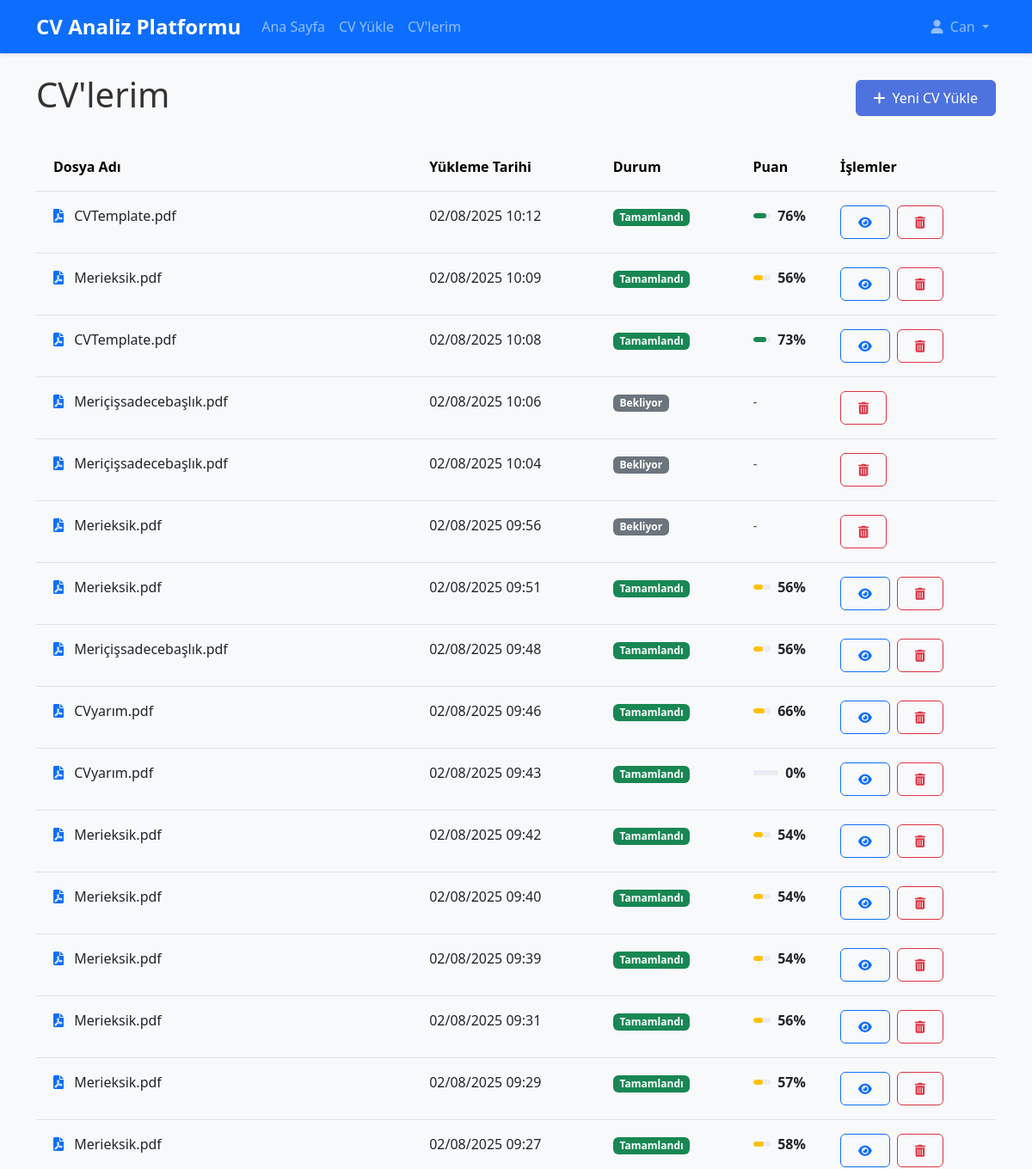
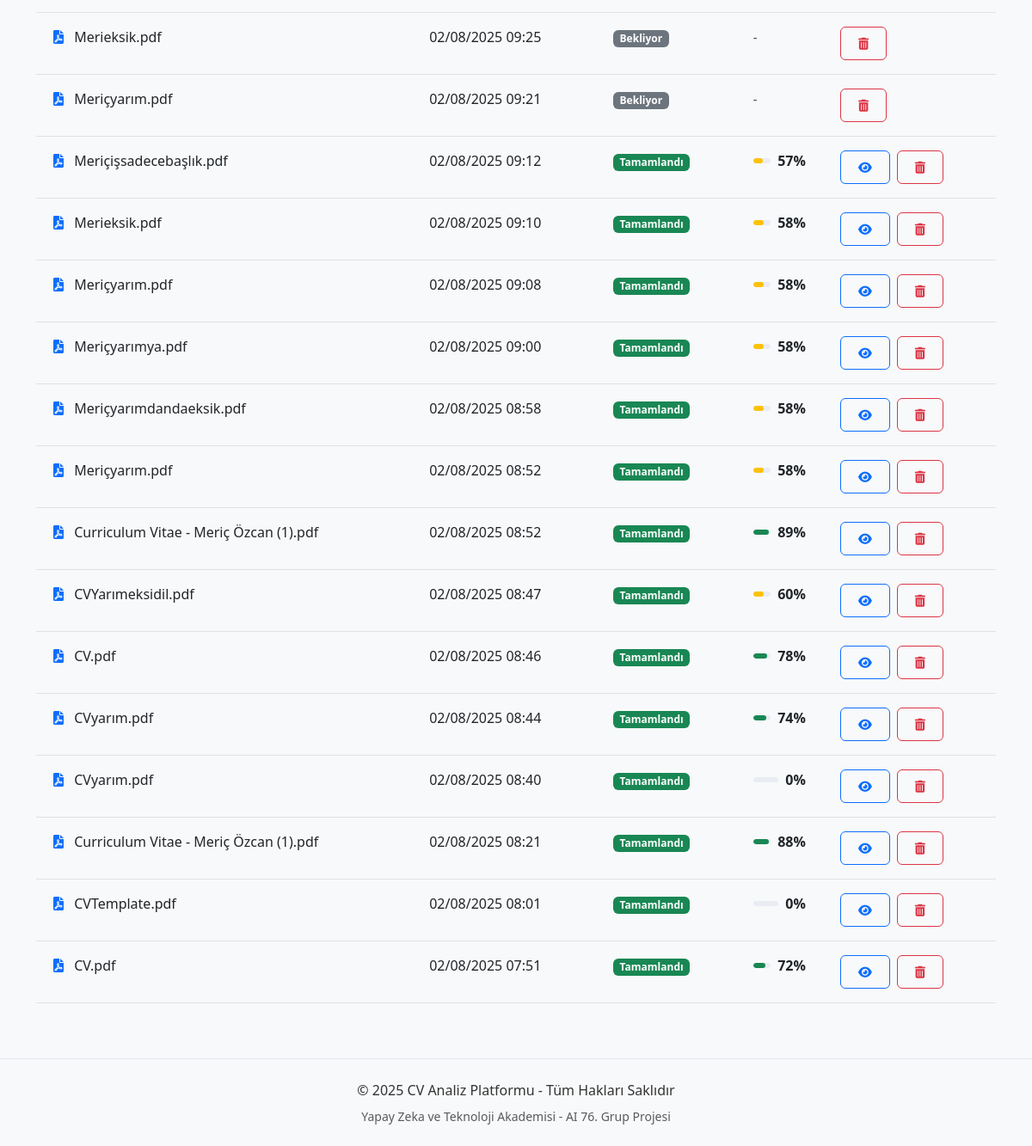
Screenshot of /my_cvs (signed in) with the database file from the repository (2 pictures, top to bottom).
### app/models.py (models this page shows, shortened)
class User(db.Model, UserMixin):
    id = db.Column(db.Integer, primary_key=True)
    email = db.Column(db.String(150), unique=True, nullable=False)
    password = db.Column(db.String(150), nullable=False)
    first_name = db.Column(db.String(150), nullable=False)
    last_name = db.Column(db.String(150), nullable=False)
    cvs = db.relationship('CV', backref='owner', lazy=True)
    date_created = db.Column(db.DateTime, default=datetime.utcnow)

class AnalysisMixin:
    def get_analysis(self):
        return json.loads(self.analysis_data) if self.analysis_data else {}
    def set_analysis(self, data):
        self.analysis_data = json.dumps(data, ensure_ascii=False) if data else None

class CV(db.Model, AnalysisMixin):
    __tablename__ = 'cvs'
    id = db.Column(db.Integer, primary_key=True)
    original_filename = db.Column(db.String(255), nullable=False)
    stored_filename = db.Column(db.String(255), nullable=False)
    upload_date = db.Column(db.DateTime, default=datetime.utcnow)
    analysis_data = db.Column(JSON, nullable=True)  # Ham analiz verileri
    overall_score = db.Column(db.Float, nullable=True)  # Genel puan (0-100)
    section_scores = db.Column(JSON, nullable=True)  # Bölümlere göre puanlar
    status = db.Column(db.String(20), default='pending',
                      nullable=False)  # pending, processing, completed, failed
    user_id = db.Column(db.Integer, db.ForeignKey('user.id'), nullable=False)
    created_at = db.Column(db.DateTime, default=datetime.utcnow)
    updated_at = db.Column(db.DateTime, default=datetime.utcnow, onupdate=datetime.utcnow)

### app/views.py (the view)
@views.route('/my_cvs')
@login_required
def my_cvs():
    cvs = CV.query.filter_by(user_id=current_user.id).order_by(CV.upload_date.desc()).all()
    return render_template('my_cvs.html', cvs=cvs)

### app/__init__.py (called while the page is built)
@login_manager.user_loader
def load_user(user_id):
    from .models import User
    return User.query.get(int(user_id))

### app/templates/my_cvs.html (shortened to what this page needs)
{% extends "base.html" %}
{% block content %}
<div class="d-flex justify-content-between align-items-center mb-4">
    <h1>CV'lerim</h1>
    <a href="{{ url_for('views.upload_cv') }}" class="btn btn-primary">
        <i class="fas fa-plus me-2"></i>Yeni CV Yükle
    </a>
</div>
{% if cvs %}
    <div class="table-responsive">
        <table class="table table-hover">
            <thead class="table-light">
                <tr>
                    <th>Dosya Adı</th>
                    <th>Yükleme Tarihi</th>
                    <th>Durum</th>
                    <th>Puan</th>
                    <th>İşlemler</th>
                </tr>
            </thead>
            <tbody>
                {% for cv in cvs %}
                <tr>
                    <td>
                        <i class="fas fa-file-{{ 'pdf' if cv.original_filename.endswith('.pdf') else 'word' }} text-primary me-2"></i>
                        {{ cv.original_filename }}
                    </td>
                    <td>{{ cv.upload_date.strftime('%d/%m/%Y %H:%M') }}</td>
                    <td>
                        <span class="badge bg-{{ 'success' if cv.status == 'completed' else 'secondary' }}">
                            {{ 'Tamamlandı' if cv.status == 'completed' else 'Bekliyor' }}
                        </span>
                    </td>
                    <td>
                        {% if cv.status == 'completed' and cv.overall_score is not none %}
                        <div class="d-flex align-items-center">
                            {% set score_percent = (cv.overall_score)|round|int %}
                            {% if cv.overall_score >= 70 %}
                                {% set bar_class = 'bg-success' %}
                            {% elif cv.overall_score >= 50 %}
                                {% set bar_class = 'bg-warning' %}
                            {% else %}
                                {% set bar_class = 'bg-danger' %}
                            {% endif %}
                            <div class="progress flex-grow-1 me-2" style="height:6px">
                                <div class="progress-bar {{ bar_class }}"
                                     data-width="{{ score_percent }}"
                                     role="progressbar">
                                </div>
                            </div>
                            <span class="fw-bold">{{ score_percent }}%</span>
                        </div>
                        {% else %}
                        <span class="text-muted">-</span>
                        {% endif %}
                    </td>
                    <td>
                        {% if cv.status == 'completed' %}
                        <a href="{{ url_for('views.cv_results', cv_id=cv.id) }}" class="btn btn-sm btn-outline-primary me-1" title="Görüntüle">
                            <i class="fas fa-eye"></i>
                        </a>
                        {% endif %}
                        <button class="btn btn-sm btn-outline-danger" title="Sil" data-bs-toggle="modal" data-bs-target="#deleteModal{{ cv.id }}">
                            <i class="fas fa-trash-alt"></i>
                        </button>
                    </td>
                </tr>
                {% endfor %}
            </tbody>
        </table>
    </div>
{% endif %}
{% endblock %}

### app/templates/base.html (shortened to what this page needs)
<!DOCTYPE html>
<html lang="tr">
<head>
    <link href="https://cdn.jsdelivr.net/npm/bootstrap@5.3.0/dist/css/bootstrap.min.css" rel="stylesheet">
    <link rel="stylesheet" href="https://cdnjs.cloudflare.com/ajax/libs/font-awesome/6.0.0/css/all.min.css">
    <link rel="stylesheet" href="{{ url_for('static', filename='css/style.css') }}">
</head>
<body>
    <nav class="navbar navbar-expand-lg navbar-dark bg-primary">
        <div class="container">
            <a class="navbar-brand" href="{{ url_for('views.home') }}">CV Analiz Platformu</a>
            <div class="collapse navbar-collapse" id="navbarNav">
                <ul class="navbar-nav me-auto">
                    <li class="nav-item">
                        <a class="nav-link" href="{{ url_for('views.home') }}">Ana Sayfa</a>
                    </li>
                    {% if current_user.is_authenticated %}
                    <li class="nav-item">
                        <a class="nav-link" href="{{ url_for('views.upload_cv') }}">CV Yükle</a>
                    </li>
                    <li class="nav-item">
                        <a class="nav-link" href="{{ url_for('views.my_cvs') }}">CV'lerim</a>
                    </li>
                    {% endif %}
                </ul>
                <ul class="navbar-nav">
                    {% if current_user.is_authenticated %}
                    <li class="nav-item dropdown">
                        <a class="nav-link dropdown-toggle" href="#" id="navbarDropdown" role="button" data-bs-toggle="dropdown">
                            <i class="fas fa-user me-1"></i> {{ current_user.first_name }}
                        </a>
                    </li>
                    {% endif %}
                </ul>
            </div>
        </div>
    </nav>
    <main class="container my-4">
        {% block content %}{% endblock %}
    </main>
    <footer class="bg-light py-4 mt-5">
        <div class="container text-center">
            <p class="mb-2">© 2025 CV Analiz Platformu - Tüm Hakları Saklıdır</p>
            <p class="mb-0 text-muted small">Yapay Zeka ve Teknoloji Akademisi - AI 76. Grup Projesi</p>
        </div>
    </footer>
</body>
</html>

### app/static/css/style.css (style rules this page uses)
body { font-family: 'Segoe UI', Tahoma, Geneva, Verdana, sans-serif; color: #333; background-color: #f8f9fa; }
.navbar { box-shadow: 0 2px 4px rgba(0, 0, 0, 0.1); }
.navbar-brand { font-weight: 700; font-size: 1.5rem; }
.btn { padding: 0.5rem 1.25rem; border-radius: 6px; font-weight: 500; transition: all 0.3s ease; }
.btn-primary { background-color: #4e73df; border-color: #4e73df; }
.animate-fade-in { animation: fadeIn 0.5s ease-out forwards; }
.progress { height: 0.5rem; border-radius: 10px; background-color: #eaecf4; }
.progress-bar { border-radius: 10px; }
.table { --bs-table-bg: transparent; --bs-table-striped-bg: #f8f9fc; --bs-table-hover-bg: #f1f3f9; }
.table > :not(caption) > * > * { padding: 1rem 1.25rem; }
footer { margin-top: 3rem; padding: 2rem 0; background-color: #f8f9fc; border-top: 1px solid #e3e6f0; }

### rows the page displays
User: first_name "Can"
CV: original_filename "CVTemplate.pdf", upload_date "02/08/2025 10:12", status "Tamamlandı", score_percent "76"
CV: original_filename "Merieksik.pdf", upload_date "02/08/2025 10:09", status "Tamamlandı", score_percent "56"
CV: original_filename "CVTemplate.pdf", upload_date "02/08/2025 10:08", status "Tamamlandı", score_percent "73"
CV: original_filename "Meriçişsadecebaşlık.pdf", upload_date "02/08/2025 10:06", status "Bekliyor"
CV: original_filename "Meriçişsadecebaşlık.pdf", upload_date "02/08/2025 10:04", status "Bekliyor"
CV: original_filename "Merieksik.pdf", upload_date "02/08/2025 09:56", status "Bekliyor"
CV: original_filename "Merieksik.pdf", upload_date "02/08/2025 09:51", status "Tamamlandı", score_percent "56"
CV: original_filename "Meriçişsadecebaşlık.pdf", upload_date "02/08/2025 09:48", status "Tamamlandı", score_percent "56"
CV: original_filename "CVyarım.pdf", upload_date "02/08/2025 09:46", status "Tamamlandı", score_percent "66"
CV: original_filename "CVyarım.pdf", upload_date "02/08/2025 09:43", status "Tamamlandı", score_percent "0"
CV: original_filename "Merieksik.pdf", upload_date "02/08/2025 09:42", status "Tamamlandı", score_percent "54"
CV: original_filename "Merieksik.pdf", upload_date "02/08/2025 09:40", status "Tamamlandı", score_percent "54"
CV: original_filename "Merieksik.pdf", upload_date "02/08/2025 09:39", status "Tamamlandı", score_percent "54"
CV: original_filename "Merieksik.pdf", upload_date "02/08/2025 09:31", status "Tamamlandı", score_percent "56"
CV: original_filename "Merieksik.pdf", upload_date "02/08/2025 09:29", status "Tamamlandı", score_percent "57"
CV: original_filename "Merieksik.pdf", upload_date "02/08/2025 09:27", status "Tamamlandı", score_percent "58"
CV: original_filename "Merieksik.pdf", upload_date "02/08/2025 09:25", status "Bekliyor"
CV: original_filename "Meriçyarım.pdf", upload_date "02/08/2025 09:21", status "Bekliyor"
CV: original_filename "Meriçişsadecebaşlık.pdf", upload_date "02/08/2025 09:12", status "Tamamlandı", score_percent "57"
CV: original_filename "Merieksik.pdf", upload_date "02/08/2025 09:10", status "Tamamlandı", score_percent "58"
CV: original_filename "Meriçyarım.pdf", upload_date "02/08/2025 09:08", status "Tamamlandı", score_percent "58"
CV: original_filename "Meriçyarımya.pdf", upload_date "02/08/2025 09:00", status "Tamamlandı", score_percent "58"
CV: original_filename "Meriçyarımdandaeksik.pdf", upload_date "02/08/2025 08:58", status "Tamamlandı", score_percent "58"
CV: original_filename "Meriçyarım.pdf", upload_date "02/08/2025 08:52", status "Tamamlandı", score_percent "58"
CV: original_filename "Curriculum Vitae - Meriç Özcan (1).pdf", upload_date "02/08/2025 08:52", status "Tamamlandı", score_percent "89"
CV: original_filename "CVYarımeksidil.pdf", upload_date "02/08/2025 08:47", status "Tamamlandı", score_percent "60"
CV: original_filename "CV.pdf", upload_date "02/08/2025 08:46", status "Tamamlandı", score_percent "78"
CV: original_filename "CVyarım.pdf", upload_date "02/08/2025 08:44", status "Tamamlandı", score_percent "74"
CV: original_filename "CVyarım.pdf", upload_date "02/08/2025 08:40", status "Tamamlandı", score_percent "0"
CV: original_filename "Curriculum Vitae - Meriç Özcan (1).pdf", upload_date "02/08/2025 08:21", status "Tamamlandı", score_percent "88"
CV: original_filename "CVTemplate.pdf", upload_date "02/08/2025 08:01", status "Tamamlandı", score_percent "0"
CV: original_filename "CV.pdf", upload_date "02/08/2025 07:51", status "Tamamlandı", score_percent "72"
